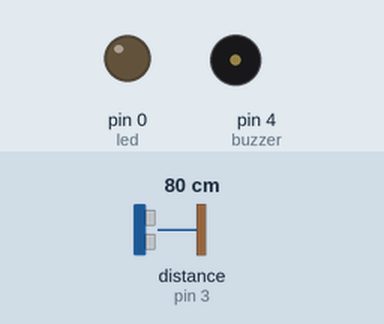
This sketch was run on a simulated Arduino Uno, built with avr-gcc and run on an emulated ATmega328P. Shown: output pins drawn as LEDs (lit = HIGH), buzzer (waves = sounding, pin HIGH). Wiring (inferred from the names in the program): ultrasonic range finder: trigger pin 2; echo pin 3. The test bench sets the inputs (shaded band); at power-on: distance to the obstacle (sensor on pin 3) 80 cm. The echo pulse lasts 58.3 µs per cm; pins used as bus, display or sensor lines are not drawn.

Above: at 1.2 s.
1.3 s: distance to the obstacle (sensor on pin 3) set to 43 cm
2.8 s: distance to the obstacle (sensor on pin 3) set to 37 cm
At 3.8 s:
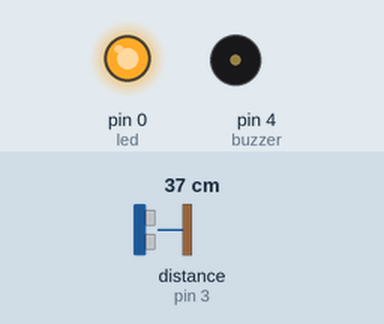
4.5 s: distance to the obstacle (sensor on pin 3) set to 60 cm
At 5.9 s:
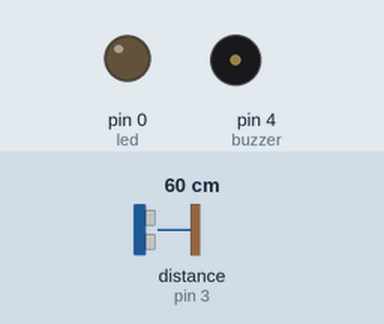
6.2 s: distance to the obstacle (sensor on pin 3) set to 4 cm
At 7.3 s:
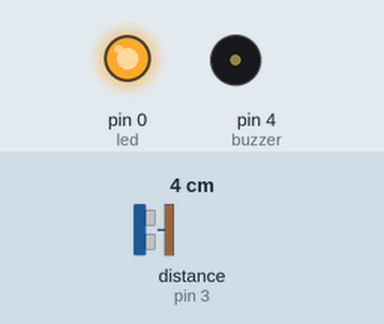
Timing chart, 0 to 8.9 s (numbered marks = the images above; inputs shaded):
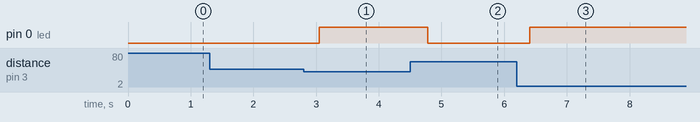

The sketch:

distanciaUltrasonico.ino
```cpp
const int Trigger = 2;   //Pin digital 2 para el Trigger del sensor
const int Echo = 3;   //Pin digital 3 para el Echo del sensor
int pauseTime =0;
#define buzzer 4
#define led 0

void setup() {
  //Serial.begin(9600);//iniciailzamos la comunicación
  pinMode(Trigger, OUTPUT); //pin como salida
  pinMode(led, OUTPUT); //pin como salida
  pinMode(buzzer, OUTPUT); //pin como salida
  pinMode(Echo, INPUT);  //pin como entrada
  digitalWrite(Trigger, LOW);//Inicializamos el pin con 0
}
byte validador = 0;
void loop()
{

  long t; //timepo que demora en llegar el eco
  long d; //distancia en centimetros

  digitalWrite(Trigger, HIGH);
  delayMicroseconds(20);          //Enviamos un pulso de 10us
  digitalWrite(Trigger, LOW);

  t = pulseIn(Echo, HIGH, 6000); //obtenemos el ancho del pulso
  d = t/59;             //escalamos el tiempo a una distancia en cm

  if((d < 40) && (d > 1)){
    if(validador > 19){
      validador = 19;
    }
    validador ++;


    //delay(1500);
  }else{
    if(validador < 1){
      validador = 1;
    }
    validador --;
  }
  if(validador==20){
    digitalWrite(led, HIGH);
  }else if(validador == 0){
    digitalWrite(led, LOW);
  }
  delay(10);
}
```

Measured:
- the behaviour switches between 41 and 40 cm on distance to the obstacle (sensor on pin 3) (found by bisection; images 0 and 1)
- after the input at 1.3 s, every drawn part: stays the same
- after the input at 2.8 s, pin 0 (led): LOW → HIGH after 0.25 s
- after the input at 4.5 s, pin 0 (led): HIGH → LOW after 0.28 s
- after the input at 6.2 s, pin 0 (led): LOW → HIGH after 0.21 s
